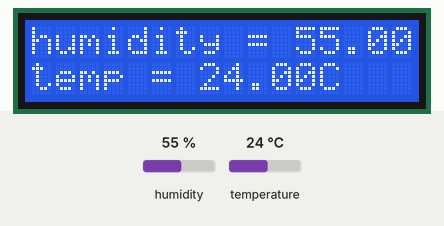
Bench run of a sketch on a simulated Arduino Uno, built with avr-gcc and run on an emulated ATmega328P. Shown: 16×2 character LCD. The inputs (shaded band) are chosen by the test bench; at power-on: humidity 55 %, temperature 24 °C.

Above: at 1.7 s.
1.8 s: humidity set to 22 %
At 2.3 s:
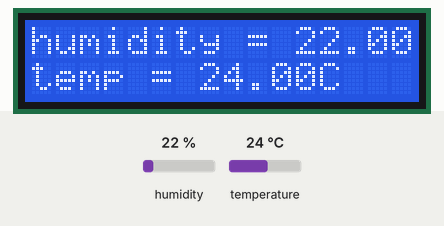
3.3 s: temperature set to 12 °C
At 4.5 s:
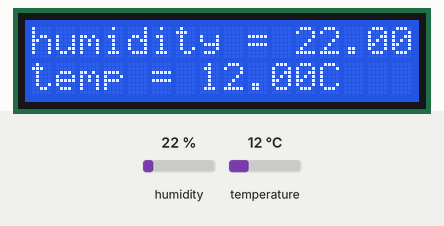
4.8 s: humidity set to 40 %
At 5.7 s:
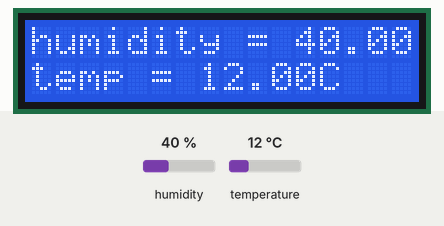
6.3 s: temperature set to 19 °C
At 6.8 s:
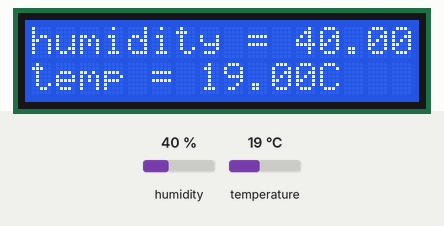
Timing chart, 0 to 8.8 s (numbered marks = the images above; inputs shaded):
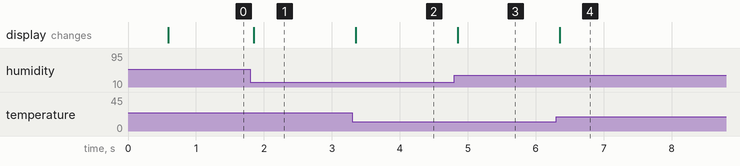

Measured:
- after the input at 1.8 s, the display: changes after 0.05 s (image 1)
- after the input at 3.3 s, the display: changes after 0.05 s (image 2)
- after the input at 4.8 s, the display: changes after 0.05 s (image 3)
- after the input at 6.3 s, the display: changes after 0.05 s (image 4)

The sketch:

dht11_on_LCD.ino
```cpp
/* The purpose of this code is to read the temperature and humidity from a dht11 sensor
and have it display on an lcd*/
#include "dht.h"  // include the libabary for our dht11
#define dht_apin A0 //idenitfya variable for pin A0
dht DHT; //define dht
#include <LiquidCrystal.h>  //include the library for our lcd
const int rs = 12, en = 11, d4 = 5, d5 = 4, d6 = 3, d7 = 2; //define pins for lcd
LiquidCrystal lcd(rs, en, d4, d5, d6, d7);  //activate pins of the lcd

void setup() {
  // put your setup code here, to run once:
Serial.begin(9600); //identify a bit value
lcd.begin(16,2);  //identify the size of the screen
delay(500);    //delay for half a second


}
void loop() {
   DHT.read11(dht_apin); //read from analog pin A0
    lcd.setCursor(0,0); // determine the coordinate for the writing to start
    lcd.print("humidity = "); // write humidity before the actual value so we dont get confused
    lcd.print(DHT.humidity); //display the humidity value
    lcd.println("%  "); // display a percentage symbol after the humidity
   lcd.setCursor(0,-1); //begin the temperature reading on the bottom column
    lcd.print("temp = "); // write temp so we dont get confused
    lcd.print(DHT.temperature); // display the temperature
    lcd.print("C  "); // c for celcius so we dont confuse our units
    delay(50); //delay for 5 seconds


}
```
